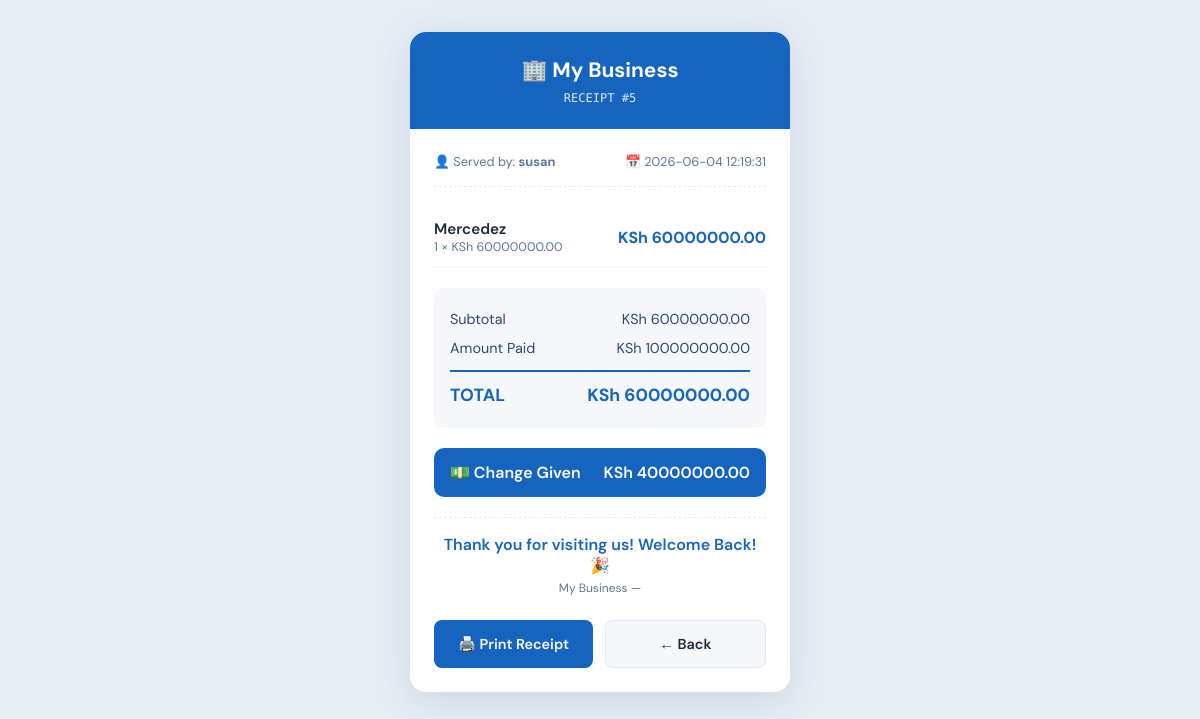
Screenshot of /receipt/5 (signed in) with the database file from the repository.
### tables this page shows
CREATE TABLE settings (
        id INTEGER PRIMARY KEY AUTOINCREMENT,
        business_name TEXT DEFAULT 'My Business',
        business_location TEXT DEFAULT '',
        business_currency TEXT DEFAULT 'KSh',
        business_color TEXT DEFAULT '#1565C0',
        owner_phone TEXT DEFAULT '',
        owner_email TEXT DEFAULT '',
        at_username TEXT DEFAULT '',
        at_api_key TEXT DEFAULT '',
        gmail_address TEXT DEFAULT '',
        gmail_app_password TEXT DEFAULT '',
        sms_enabled INTEGER DEFAULT 0,
        email_enabled INTEGER DEFAULT 0,
        low_stock_threshold INTEGER DEFAULT 5
    );

CREATE TABLE sales (
        id INTEGER PRIMARY KEY AUTOINCREMENT,
        seller TEXT NOT NULL,
        item_name TEXT NOT NULL,
        quantity INTEGER NOT NULL,
        unit_price REAL NOT NULL,
        total_price REAL NOT NULL,
        date_time TEXT NOT NULL
    , amount_paid REAL NOT NULL DEFAULT 0, change_given REAL NOT NULL DEFAULT 0);

### app.py (the view)
@app.route('/receipt/<int:sale_id>')
def receipt(sale_id):
    if not session.get('logged_in'):
        return redirect(url_for('login'))
    conn = get_db()
    sale = conn.execute("SELECT * FROM sales WHERE id=?",(sale_id,)).fetchone()
    conn.close()
    settings = get_settings()
    return render_template('receipt.html', sale=dict(sale), settings=settings)

### app.py (called while the page is built)
def get_db():
    conn = sqlite3.connect('sales.db')
    conn.row_factory = sqlite3.Row
    return conn

def get_settings():
    conn = get_db()
    row = conn.execute("SELECT * FROM settings LIMIT 1").fetchone()
    conn.close()
    return dict(row) if row else {}

### templates/receipt.html (shortened to what this page needs)
<!DOCTYPE html>
<html lang="en">
<head>
</head>
<body>
    <div class="receipt-wrapper">
        <div class="receipt">
            <div class="receipt-header">
                <h1>🏢 {{ settings.business_name }}</h1>
                <p style="margin-top:0.5rem; font-family:'DM Mono',monospace; font-size:0.75rem;">
                    RECEIPT #{{ sale.id }}
                </p>
            </div>
            <div class="receipt-body">
                <div class="receipt-meta">
                    <span>👤 Served by: <strong>{{ sale.seller }}</strong></span>
                    <span>📅 {{ sale.date_time }}</span>
                </div>
                <div class="receipt-items">
                    <div class="receipt-item">
                        <div>
                            <div class="item-name">{{ sale.item_name }}</div>
                            <div class="item-detail">
                                {{ sale.quantity }} × {{ settings.business_currency }} {{ "%.2f"|format(sale.unit_price) }}
                            </div>
                        </div>
                        <div class="item-total">
                            {{ settings.business_currency }} {{ "%.2f"|format(sale.total_price) }}
                        </div>
                    </div>
                </div>
                <div class="receipt-totals">
                    <div class="total-row">
                        <span>Subtotal</span>
                        <span>{{ settings.business_currency }} {{ "%.2f"|format(sale.total_price) }}</span>
                    </div>
                    <div class="total-row">
                        <span>Amount Paid</span>
                        <span>{{ settings.business_currency }} {{ "%.2f"|format(sale.amount_paid) }}</span>
                    </div>
                    <div class="total-row grand">
                        <span>TOTAL</span>
                        <span>{{ settings.business_currency }} {{ "%.2f"|format(sale.total_price) }}</span>
                    </div>
                </div>
                <div class="change-box">
                    <span>💵 Change Given</span>
                    <span>{{ settings.business_currency }} {{ "%.2f"|format(sale.change_given) }}</span>
                </div>
                <div class="receipt-footer">
                    <div class="footer-msg">Thank you for visiting us! Welcome Back! 🎉</div>
                    <div class="footer-sub">{{ settings.business_name }} — {{ settings.business_location }}</div>
                </div>
                <div class="receipt-actions">
                    <button class="btn btn-print" onclick="window.print()">🖨️ Print Receipt</button>
                    <a href="/seller" class="btn btn-back">← Back</a>
                </div>
            </div>
        </div>
    </div>
</body>
</html>

### rows the page displays
settings: business_name "My Business", business_currency "KSh"
sales: id "5", seller "susan", date_time "2026-06-04 12:19:31", item_name "Mercedez", quantity "1", unit_price "60000000.00", total_price "60000000.00", amount_paid "100000000.00", change_given "40000000.00"
